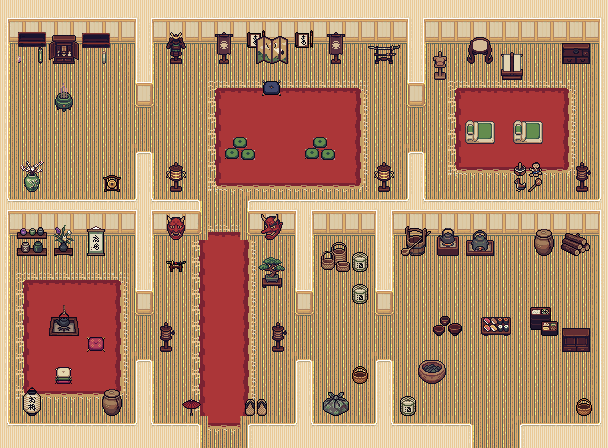

Rendered tile map (Tiled .tmx) drawn with the repository's tilesets; below, a short description and the map source with its tile grids summarised:
An orthogonal 38x28 tile map with 16x16 px tiles, 6 tile layers (Floor, Walls, Rug, Decor, ...), 5 tilesets and 12 objects (2x warp, 2x soundscape, start, marker).

<map version="1.10" tiledversion="1.11.0" orientation="orthogonal" renderorder="right-down" width="38" height="28" tilewidth="16" tileheight="16" infinite="0" nextlayerid="9" nextobjectid="13">
 <tileset firstgid="1" source="../tilesets/sakura-estate-terrain.tsx" />
 <tileset firstgid="41" source="../tilesets/sakura-estate-decor.tsx" />
 <tileset firstgid="52" source="../tilesets/sakura-estate-furniture.tsx" />
 <tileset firstgid="816" source="../tilesets/collision.tsx" />
 <tileset firstgid="818" source="../tilesets/sakura-estate-props.tsx" />
 <layer id="1" name="Floor" width="38" height="28">
  <data>[1064 cells, 1064 non-empty, 1 distinct tile ids]</data>
 </layer>
 <layer id="2" name="Walls" width="38" height="28">
  <data>[1064 cells, 412 non-empty, 19 distinct tile ids]</data>
 </layer>
 <layer id="3" name="Rug" width="38" height="28">
  <data>[1064 cells, 222 non-empty, 9 distinct tile ids]</data>
 </layer>
 <layer id="4" name="Decor" width="38" height="28">
  <data>[1064 cells, 14 non-empty, 11 distinct tile ids]</data>
 </layer>
 <layer id="5" name="Dynamic" width="38" height="28">
  <data>[1064 cells, 196 non-empty, 166 distinct tile ids]</data>
 </layer>
 <layer id="6" name="Collision" width="38" height="28">
  <data>[1064 cells, 1064 non-empty, 2 distinct tile ids]</data>
 </layer>
 <objectgroup id="7" name="Scenery">
  <object id="1" gid="920" x="40" y="142" width="64" height="64" />
  <object id="2" gid="939" x="408" y="174" width="64" height="64" />
  <object id="3" gid="905" x="488" y="366" width="64" height="64" />
  <object id="4" gid="918" x="328" y="398" width="64" height="64" />
  <object id="5" gid="921" x="392" y="398" width="64" height="64" />
  <object id="6" gid="935" x="328" y="414" width="64" height="64" />
 </objectgroup>
 <objectgroup id="8" name="Objects">
  <object id="7" x="224" y="408" name="start" type="start">
   <point />
  </object>
  <object id="8" x="208" y="416" name="gate-door" type="warp" width="32" height="32">
   <properties>
    <property name="goto" value="Sakura,27,41.5" />
   </properties>
  </object>
  <object id="9" x="480" y="416" name="kitchen-door" type="warp" width="32" height="32">
   <properties>
    <property name="goto" value="Sakura,32,41.5" />
   </properties>
  </object>
  <object id="10" x="272" y="105.6" name="lord-seat" type="marker">
   <point />
  </object>
  <object id="11" x="416" y="224" name="kitchen-hearth" type="soundscape" width="80" height="48">
   <properties>
    <property name="channel3" value="audio/ambient/campfire.flac, 0.25" />
    <property name="emit" value="2.0" type="float" />
   </properties>
  </object>
  <object id="12" x="32" y="288" name="tea-hearth" type="soundscape" width="64" height="48">
   <properties>
    <property name="channel4" value="audio/ambient/campfire.flac, 0.2" />
    <property name="emit" value="1.5" type="float" />
   </properties>
  </object>
 </objectgroup>
</map>
